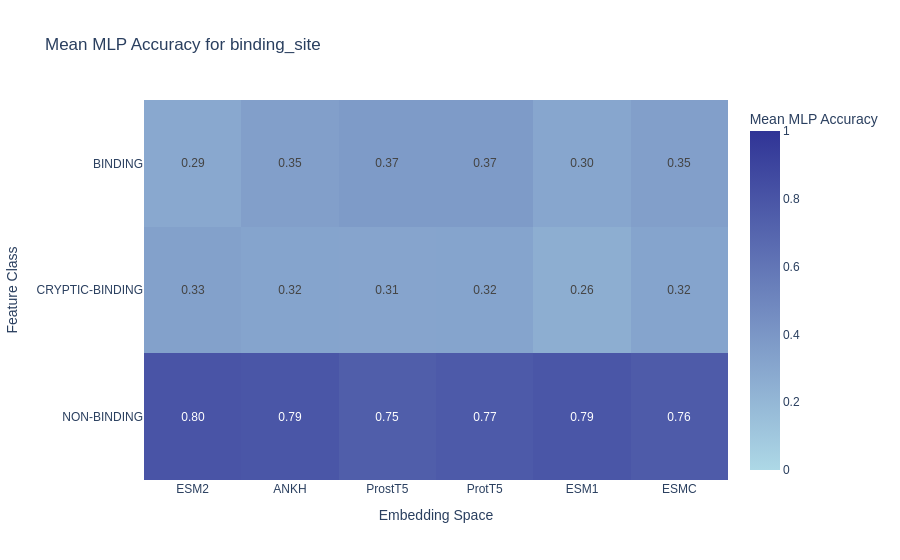

Write notebook code for a chart like this one.
### Code cell
plot_results(results)

### Figure 1 — Plotly figure (JSON) as saved in the notebook; plotly's stock layout.template omitted (floating-point values rounded to 4 significant figures)
{"data": [{"coloraxis": "coloraxis", "hovertemplate": "Embedding Space: %{x}<br>Feature Class: %{y}<br>Mean MLP Accuracy: %{z}<extra></extra>", "name": "0", "texttemplate": "%{z:.2f}", "type": "heatmap", "x": ["ESM2", "ANKH", "ProstT5", "ProtT5", "ESM1", "ESMC"], "xaxis": "x", "y": ["BINDING", "CRYPTIC-BINDING", "NON-BINDING"], "yaxis": "y", "z": [[0.2916, 0.3477, 0.3737, 0.3729, 0.3049, 0.347], [0.3328, 0.3163, 0.3143, 0.3173, 0.2565, 0.316], [0.8026, 0.7926, 0.7464, 0.7686, 0.7911, 0.7622]]}], "layout": {"coloraxis": {"cmax": 1, "cmin": 0, "colorbar": {"title": {"text": "Mean MLP Accuracy"}}, "colorscale": [[0, "lightblue"], [1, "#303496"]]}, "font": {"family": "Arial"}, "title": {"text": "Mean MLP Accuracy for binding_site"}, "xaxis": {"anchor": "y", "domain": [0, 1], "title": {"text": "Embedding Space"}}, "yaxis": {"anchor": "x", "autorange": "reversed", "domain": [0, 1], "title": {"text": "Feature Class"}}}}
